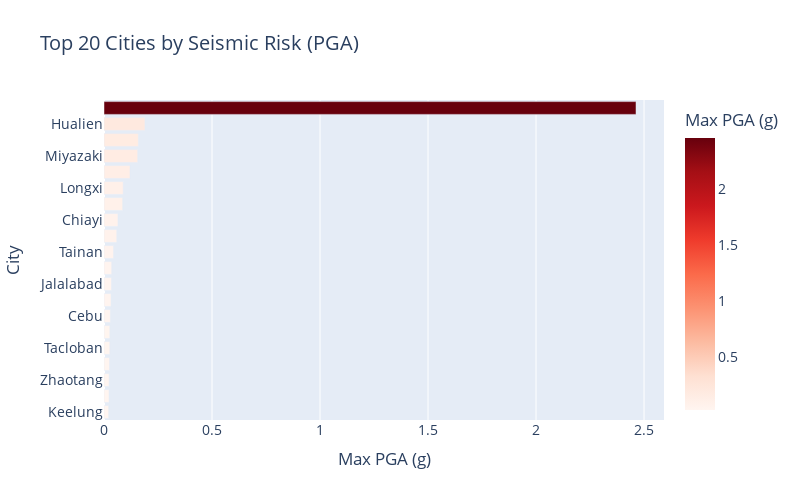

The code cell stored with this chart in its notebook:
### Markdown cell above
### Creating top cities bar chart...

### Code cell
# Top 20 cities by PGA (interactive)
import plotly.express as px

top20 = results_df.head(20).copy()
fig = px.bar(
    top20,
    x='max_pga',
    y='city_name',
    orientation='h',
    color='max_pga',
    color_continuous_scale='Reds',
    title='Top 20 Cities by Seismic Risk (PGA)',
    labels={'max_pga': 'Max PGA (g)', 'city_name': 'City'}
)
fig.update_layout(
    yaxis={'categoryorder':'total ascending'},
    height=500,
    width=800,
    font=dict(size=14),
    title_font_size=20
)
fig.show()

### Figure 1 — Plotly figure (JSON) as saved in the notebook; plotly's stock layout.template omitted (floating-point values rounded to 4 significant figures)
{"data": [{"alignmentgroup": "True", "hovertemplate": "Max PGA (g)=%{marker.color}<br>City=%{y}<extra></extra>", "legendgroup": "", "marker": {"color": [2.463, 0.1895, 0.1589, 0.156, 0.1203, 0.08886, 0.0863, 0.06452, 0.05897, 0.04412, 0.03554, 0.03477, 0.0325, 0.02947, 0.02692, 0.02685, 0.02527, 0.02353, 0.02314, 0.02154], "coloraxis": "coloraxis", "pattern": {"shape": ""}}, "name": "", "offsetgroup": "", "orientation": "h", "showlegend": false, "textposition": "auto", "type": "bar", "x": [2.463, 0.1895, 0.1589, 0.156, 0.1203, 0.08886, 0.0863, 0.06452, 0.05897, 0.04412, 0.03554, 0.03477, 0.0325, 0.02947, 0.02692, 0.02685, 0.02527, 0.02353, 0.02314, 0.02154], "xaxis": "x", "y": ["Mandalay", "Hualien", "Banda Aceh", "Miyazaki", "Naypyidaw", "Longxi", "Balikesir", "Chiayi", "Mazar-e Sharif", "Tainan", "Dhaka", "Jalalabad", "Cadiz", "Cebu", "Pingtung", "Tacloban", "Davao", "Zhaotang", "Bengkulu", "Keelung"], "yaxis": "y"}], "layout": {"barmode": "relative", "coloraxis": {"colorbar": {"title": {"text": "Max PGA (g)"}}, "colorscale": [[0, "rgb(255,245,240)"], [0.125, "rgb(254,224,210)"], [0.25, "rgb(252,187,161)"], [0.375, "rgb(252,146,114)"], [0.5, "rgb(251,106,74)"], [0.625, "rgb(239,59,44)"], [0.75, "rgb(203,24,29)"], [0.875, "rgb(165,15,21)"], [1, "rgb(103,0,13)"]]}, "font": {"size": 14}, "height": 500, "legend": {"tracegroupgap": 0}, "title": {"font": {"size": 20}, "text": "Top 20 Cities by Seismic Risk (PGA)"}, "width": 800, "xaxis": {"anchor": "y", "domain": [0, 1], "title": {"text": "Max PGA (g)"}}, "yaxis": {"anchor": "x", "categoryorder": "total ascending", "domain": [0, 1], "title": {"text": "City"}}}}
